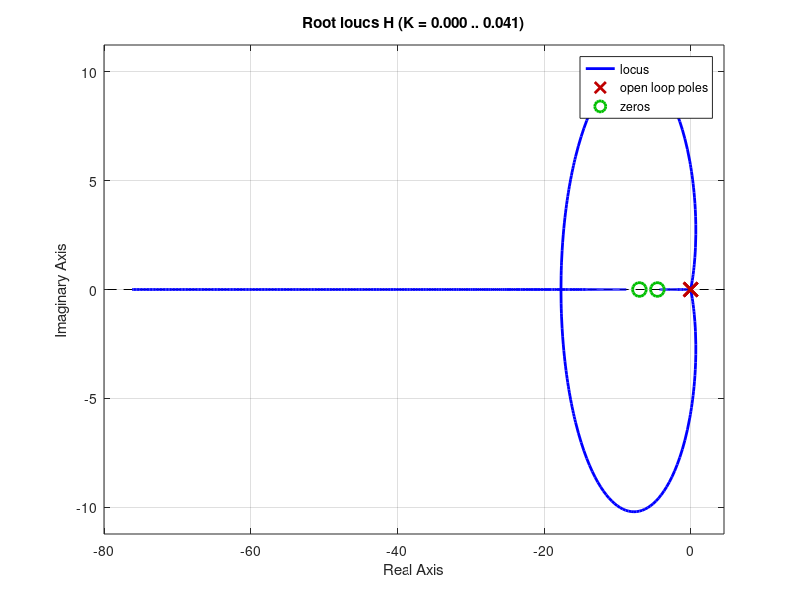

Reproduce this figure in MATLAB.

% Problema 2
% Subpunctul a):
% R1 - variabil , R2 = 2.2[kOhm], C = 100[microF];

H = tf([0.22 2.54 7],[10^(-4) 0 0 0]);
rlocus(H);

% K = 1/R1;
% Sistemul este instabil!